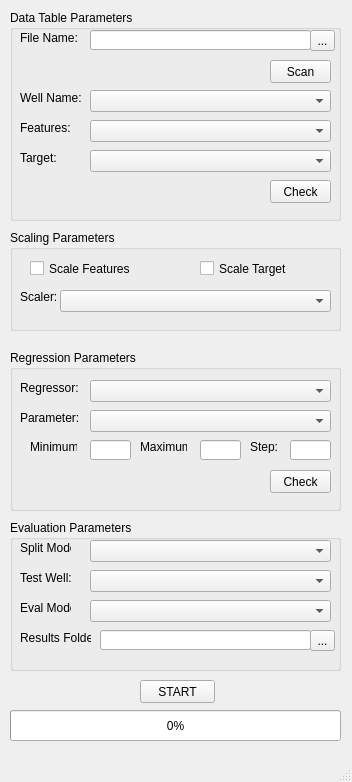
<?xml version="1.0" encoding="UTF-8"?>
<ui version="4.0">
 <class>MainWindow</class>
 <widget class="QMainWindow" name="MainWindow">
  <property name="geometry">
   <rect>
    <x>0</x>
    <y>0</y>
    <width>352</width>
    <height>782</height>
   </rect>
  </property>
  <property name="windowTitle">
   <string>MainWindow</string>
  </property>
  <widget class="QWidget" name="centralwidget">
   <widget class="QGroupBox" name="groupBox_RegressionParams">
    <property name="geometry">
     <rect>
      <x>10</x>
      <y>350</y>
      <width>331</width>
      <height>161</height>
     </rect>
    </property>
    <property name="title">
     <string>Regression Parameters</string>
    </property>
    <property name="flat">
     <bool>false</bool>
    </property>
    <property name="checkable">
     <bool>false</bool>
    </property>
    <widget class="QLabel" name="label">
     <property name="geometry">
      <rect>
       <x>10</x>
       <y>30</y>
       <width>101</width>
       <height>16</height>
      </rect>
     </property>
     <property name="text">
      <string>Regressor:</string>
     </property>
    </widget>
    <widget class="QComboBox" name="comboBox_Regressor">
     <property name="geometry">
      <rect>
       <x>80</x>
       <y>30</y>
       <width>241</width>
       <height>22</height>
      </rect>
     </property>
    </widget>
    <widget class="QLabel" name="label_2">
     <property name="geometry">
      <rect>
       <x>10</x>
       <y>60</y>
       <width>61</width>
       <height>16</height>
      </rect>
     </property>
     <property name="text">
      <string>Parameter:</string>
     </property>
    </widget>
    <widget class="QComboBox" name="comboBox_RegressorParameter">
     <property name="geometry">
      <rect>
       <x>80</x>
       <y>60</y>
       <width>241</width>
       <height>22</height>
      </rect>
     </property>
    </widget>
    <widget class="QLabel" name="label_3">
     <property name="geometry">
      <rect>
       <x>20</x>
       <y>90</y>
       <width>47</width>
       <height>13</height>
      </rect>
     </property>
     <property name="text">
      <string>Minimum:</string>
     </property>
    </widget>
    <widget class="QLineEdit" name="lineEdit_RegressorParamMin">
     <property name="geometry">
      <rect>
       <x>80</x>
       <y>90</y>
       <width>41</width>
       <height>20</height>
      </rect>
     </property>
    </widget>
    <widget class="QLabel" name="label_4">
     <property name="geometry">
      <rect>
       <x>130</x>
       <y>90</y>
       <width>47</width>
       <height>13</height>
      </rect>
     </property>
     <property name="text">
      <string>Maximum:</string>
     </property>
    </widget>
    <widget class="QLineEdit" name="lineEdit_RegressorParamMax">
     <property name="geometry">
      <rect>
       <x>190</x>
       <y>90</y>
       <width>41</width>
       <height>20</height>
      </rect>
     </property>
    </widget>
    <widget class="QLineEdit" name="lineEdit_RegressorParamStep">
     <property name="geometry">
      <rect>
       <x>280</x>
       <y>90</y>
       <width>41</width>
       <height>20</height>
      </rect>
     </property>
    </widget>
    <widget class="QLabel" name="label_5">
     <property name="geometry">
      <rect>
       <x>240</x>
       <y>90</y>
       <width>47</width>
       <height>13</height>
      </rect>
     </property>
     <property name="text">
      <string>Step:</string>
     </property>
    </widget>
    <widget class="QPushButton" name="button_RegressionParamsCheck">
     <property name="geometry">
      <rect>
       <x>260</x>
       <y>120</y>
       <width>61</width>
       <height>23</height>
      </rect>
     </property>
     <property name="text">
      <string>Check</string>
     </property>
    </widget>
   </widget>
   <widget class="QGroupBox" name="groupBox_ScalingParams">
    <property name="geometry">
     <rect>
      <x>10</x>
      <y>230</y>
      <width>331</width>
      <height>101</height>
     </rect>
    </property>
    <property name="title">
     <string>Scaling Parameters</string>
    </property>
    <widget class="QCheckBox" name="checkBox_ScaleFeatures">
     <property name="geometry">
      <rect>
       <x>20</x>
       <y>30</y>
       <width>121</width>
       <height>17</height>
      </rect>
     </property>
     <property name="text">
      <string>Scale Features</string>
     </property>
    </widget>
    <widget class="QCheckBox" name="checkBox_ScaleTarget">
     <property name="geometry">
      <rect>
       <x>190</x>
       <y>30</y>
       <width>121</width>
       <height>17</height>
      </rect>
     </property>
     <property name="text">
      <string>Scale Target</string>
     </property>
    </widget>
    <widget class="QLabel" name="label_6">
     <property name="geometry">
      <rect>
       <x>10</x>
       <y>60</y>
       <width>47</width>
       <height>13</height>
      </rect>
     </property>
     <property name="text">
      <string>Scaler:</string>
     </property>
    </widget>
    <widget class="QComboBox" name="comboBox_Scaler">
     <property name="geometry">
      <rect>
       <x>50</x>
       <y>60</y>
       <width>271</width>
       <height>22</height>
      </rect>
     </property>
    </widget>
   </widget>
   <widget class="QGroupBox" name="groupBox_DataTableParams">
    <property name="geometry">
     <rect>
      <x>10</x>
      <y>10</y>
      <width>331</width>
      <height>211</height>
     </rect>
    </property>
    <property name="title">
     <string>Data Table Parameters</string>
    </property>
    <widget class="QLabel" name="label_7">
     <property name="geometry">
      <rect>
       <x>10</x>
       <y>20</y>
       <width>61</width>
       <height>16</height>
      </rect>
     </property>
     <property name="text">
      <string>File Name:</string>
     </property>
    </widget>
    <widget class="QLineEdit" name="lineEdit_DataFileName">
     <property name="geometry">
      <rect>
       <x>80</x>
       <y>20</y>
       <width>221</width>
       <height>20</height>
      </rect>
     </property>
    </widget>
    <widget class="QToolButton" name="button_ChooseDataFile">
     <property name="geometry">
      <rect>
       <x>300</x>
       <y>20</y>
       <width>25</width>
       <height>21</height>
      </rect>
     </property>
     <property name="text">
      <string>...</string>
     </property>
    </widget>
    <widget class="QPushButton" name="button_ScanDataFile">
     <property name="geometry">
      <rect>
       <x>260</x>
       <y>50</y>
       <width>61</width>
       <height>23</height>
      </rect>
     </property>
     <property name="text">
      <string>Scan</string>
     </property>
    </widget>
    <widget class="QLabel" name="label_8">
     <property name="geometry">
      <rect>
       <x>10</x>
       <y>80</y>
       <width>61</width>
       <height>16</height>
      </rect>
     </property>
     <property name="text">
      <string>Well Name:</string>
     </property>
    </widget>
    <widget class="QComboBox" name="comboBox_WellNameColumn">
     <property name="geometry">
      <rect>
       <x>80</x>
       <y>80</y>
       <width>241</width>
       <height>22</height>
      </rect>
     </property>
    </widget>
    <widget class="QComboBox" name="comboBox_TargetColumn">
     <property name="geometry">
      <rect>
       <x>80</x>
       <y>140</y>
       <width>241</width>
       <height>22</height>
      </rect>
     </property>
    </widget>
    <widget class="QLabel" name="label_9">
     <property name="geometry">
      <rect>
       <x>10</x>
       <y>140</y>
       <width>61</width>
       <height>16</height>
      </rect>
     </property>
     <property name="text">
      <string>Target:</string>
     </property>
    </widget>
    <widget class="QComboBox" name="comboBox_FeaturesColumn">
     <property name="geometry">
      <rect>
       <x>80</x>
       <y>110</y>
       <width>241</width>
       <height>22</height>
      </rect>
     </property>
    </widget>
    <widget class="QLabel" name="label_10">
     <property name="geometry">
      <rect>
       <x>10</x>
       <y>110</y>
       <width>61</width>
       <height>16</height>
      </rect>
     </property>
     <property name="text">
      <string>Features:</string>
     </property>
    </widget>
    <widget class="QPushButton" name="button_CheckTableParams">
     <property name="geometry">
      <rect>
       <x>260</x>
       <y>170</y>
       <width>61</width>
       <height>23</height>
      </rect>
     </property>
     <property name="text">
      <string>Check</string>
     </property>
    </widget>
   </widget>
   <widget class="QGroupBox" name="groupBox_EvalParams">
    <property name="geometry">
     <rect>
      <x>10</x>
      <y>520</y>
      <width>331</width>
      <height>151</height>
     </rect>
    </property>
    <property name="title">
     <string>Evaluation Parameters</string>
    </property>
    <widget class="QLabel" name="label_11">
     <property name="geometry">
      <rect>
       <x>10</x>
       <y>20</y>
       <width>51</width>
       <height>16</height>
      </rect>
     </property>
     <property name="text">
      <string>Split Mode:</string>
     </property>
    </widget>
    <widget class="QComboBox" name="comboBox_SplitMode">
     <property name="geometry">
      <rect>
       <x>80</x>
       <y>20</y>
       <width>241</width>
       <height>22</height>
      </rect>
     </property>
    </widget>
    <widget class="QComboBox" name="comboBox_TestWell">
     <property name="geometry">
      <rect>
       <x>80</x>
       <y>50</y>
       <width>241</width>
       <height>22</height>
      </rect>
     </property>
    </widget>
    <widget class="QLabel" name="label_12">
     <property name="geometry">
      <rect>
       <x>10</x>
       <y>50</y>
       <width>51</width>
       <height>16</height>
      </rect>
     </property>
     <property name="text">
      <string>Test Well:</string>
     </property>
    </widget>
    <widget class="QComboBox" name="comboBox_EvalMode">
     <property name="geometry">
      <rect>
       <x>80</x>
       <y>80</y>
       <width>241</width>
       <height>22</height>
      </rect>
     </property>
    </widget>
    <widget class="QLabel" name="label_13">
     <property name="geometry">
      <rect>
       <x>10</x>
       <y>80</y>
       <width>51</width>
       <height>16</height>
      </rect>
     </property>
     <property name="text">
      <string>Eval Mode:</string>
     </property>
    </widget>
    <widget class="QToolButton" name="button_ChooseResultFolder">
     <property name="geometry">
      <rect>
       <x>300</x>
       <y>110</y>
       <width>25</width>
       <height>21</height>
      </rect>
     </property>
     <property name="text">
      <string>...</string>
     </property>
    </widget>
    <widget class="QLabel" name="label_14">
     <property name="geometry">
      <rect>
       <x>10</x>
       <y>110</y>
       <width>71</width>
       <height>16</height>
      </rect>
     </property>
     <property name="text">
      <string>Results Folder:</string>
     </property>
    </widget>
    <widget class="QLineEdit" name="lineEdit_ResultsFolder">
     <property name="geometry">
      <rect>
       <x>90</x>
       <y>110</y>
       <width>211</width>
       <height>20</height>
      </rect>
     </property>
    </widget>
   </widget>
   <widget class="QProgressBar" name="progressBar">
    <property name="geometry">
     <rect>
      <x>10</x>
      <y>710</y>
      <width>331</width>
      <height>31</height>
     </rect>
    </property>
    <property name="value">
     <number>0</number>
    </property>
   </widget>
   <widget class="QPushButton" name="button_StartStop">
    <property name="geometry">
     <rect>
      <x>140</x>
      <y>680</y>
      <width>75</width>
      <height>23</height>
     </rect>
    </property>
    <property name="text">
     <string>START</string>
    </property>
   </widget>
  </widget>
  <widget class="QMenuBar" name="menubar">
   <property name="geometry">
    <rect>
     <x>0</x>
     <y>0</y>
     <width>352</width>
     <height>21</height>
    </rect>
   </property>
  </widget>
  <widget class="QStatusBar" name="statusbar"/>
 </widget>
 <resources/>
 <connections/>
</ui>
